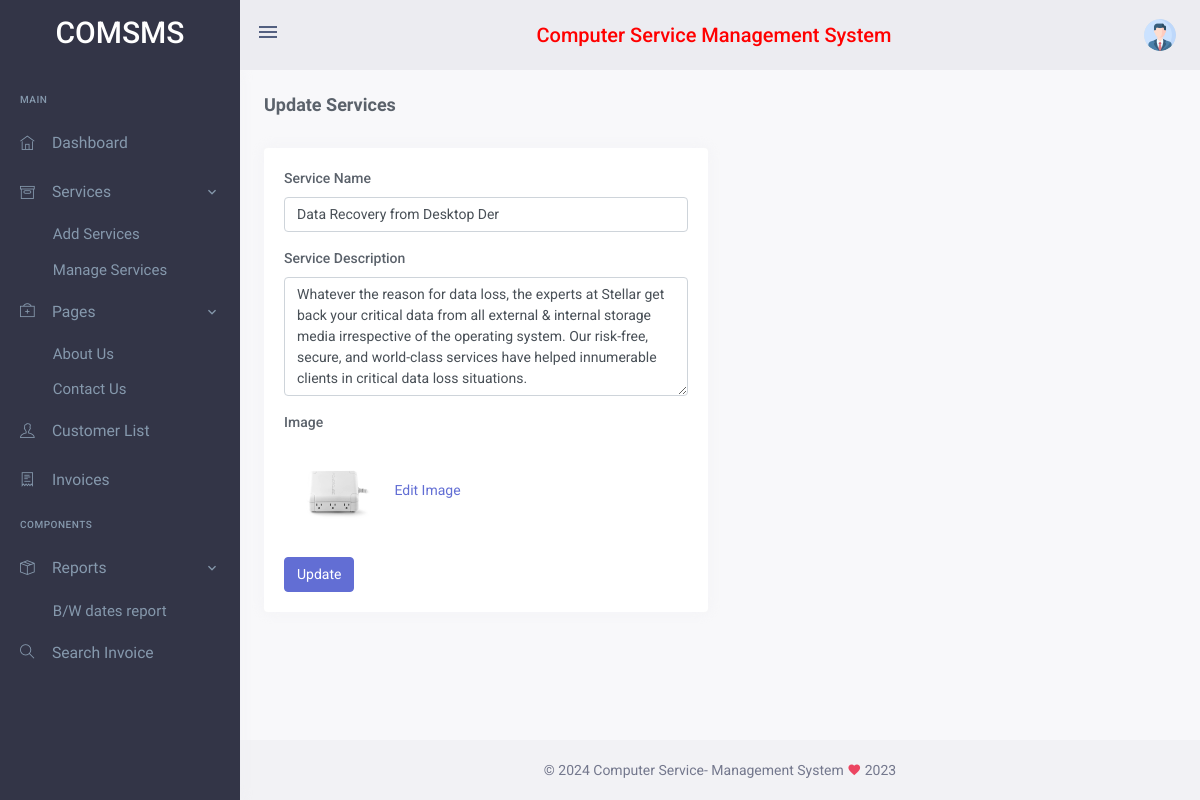
/comsms/admin/edit-service-detail.php?editid=2 (signed in), run on the app's committed database.
### tables this page shows
CREATE TABLE `tblservice` (
  `ID` int(10) NOT NULL,
  `ServiceName` varchar(30) DEFAULT NULL,
  `ServiceDes` mediumtext DEFAULT NULL,
  `Image` varchar(200) DEFAULT NULL,
  `Price` decimal(10,0) NOT NULL,
  `CreationDate` timestamp NOT NULL DEFAULT current_timestamp()
);

### comsms/admin/edit-service-detail.php (the view, shortened to what this page needs)
<?php
include('includes/dbconnection.php');
if (strlen($_SESSION['comsmsaid']==0)) {
  header('location:logout.php');
  } else{
  ?>
<!doctype html>
<html lang="en">
    <head>
     <?php include_once('includes/css.php'); ?>
    </head>
    <body data-sidebar="dark">
        <div id="layout-wrapper">
            <?php include_once('includes/header.php');?>
            <?php include_once('includes/sidebar.php');?>
            <div class="main-content">
                <div class="page-content">
                    <div class="container-fluid">
                        <div class="row align-items-center">
                            <div class="col-sm-6">
                                <div class="page-title-box">
                                    <h4 class="font-size-18">Update Services</h4>
                                                                   </div>
                            </div>
                        </div>
                        <div class="row">
                            <div class="col-lg-6">
                                <div class="card">
                                    <div class="card-body">
                                        <form class="custom-validation"  method="post" enctype="multipart/form-data">
                                           <?php
                $eid=$_GET['editid'];
$ret=mysqli_query($con,"select * from tblservice where ID='$eid'");
while ($row=mysqli_fetch_array($ret)) {
?>
                                            <div class="form-group">
                                                <label>Service Name</label>
                                                <input type="text" class="form-control" name="sname" value="<?php  echo $row['ServiceName'];?>" required='true'>
                                            </div>
                                            <div class="form-group">
                                                <label>Service Description</label>
                                                <div>
                                                 <textarea required='true' class="form-control" rows="5" name="sdes"><?php  echo $row['ServiceDes'];?></textarea>
                                                </div>
                                            </div>
                                            <div class="form-group">
                                                <label>Image</label>
                                                <div>
                                                    <img src="images/<?php  echo $row['Image'];?>" width="100" height="100"> <a href="changeimage.php?editid=<?php echo $row['ID'];?>"> &nbsp; Edit Image</a>
                                                </div>
                                            </div>
                                    <?php
}?>
                                            <div class="form-group mb-0">
                                                <div>
                                                    <button type="submit" class="btn btn-primary waves-effect waves-light mr-1" name="submit">
                                                       Update
                                                    </button>
                                                </div>
                                            </div>
                                        </form>
                                    </div>
                                </div>
                            </div>
                        </div>
                    </div>
                </div>
<?php include_once('includes/footer.php');?>
            </div>
        </div>
    </body>
</html>
<?php }  ?>

### data on the page
tblservice: sname "Data Recovery from Desktop Der", sdes "Whatever the reason for data loss, the experts at Stellar get back your critical data from all external & internal storage media irrespective of the operating system. Our risk-free, secure, and world-class services have helped innumerable clients in critical data loss situations.", Image (picture)
